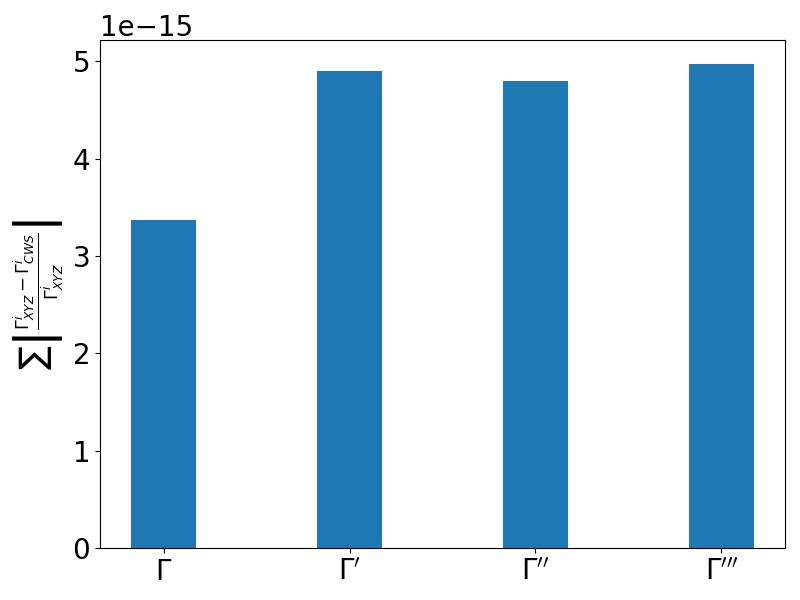

Here is the Python script that generated this plot:
'''
Compares gamma(), gammadash(), gammadashdash() and gammadashdash() of a CurveCWSFourier and a CurveXYZFourier

Both Curves have the same dimensions and positions.

'''


import matplotlib.pyplot as plt
import numpy as np
from numpy.core.fromnumeric import size
from simsopt.geo import CurveCWSFourier, SurfaceRZFourier, CurveXYZFourier


###################################################
###################################################
##################CurveCWSFourier##################
###################################################
###################################################

# CWS
s = SurfaceRZFourier.from_nphi_ntheta(150, 150, "full torus", 1)
R = s.get_rc(0, 0)
s.set_dofs([R, 1, 1])

# CWS CURVE
c_cws = CurveCWSFourier(s.mpol, s.ntor, s.x, 50, 0, s.nfp, s.stellsym)
c_cws.set_dofs([1, 0, 0, 0]) # [th_l, th_c0, phi_l, phi_c0]

###################################################
###################################################
##################CurveXYZFourier##################
###################################################
###################################################

c_xyz = CurveXYZFourier(50, 10)
c_xyz.set("xc(0)", R)
c_xyz.set("xc(1)", 1)
c_xyz.set("yc(0)", 0)
c_xyz.set("yc(1)", 0)
c_xyz.set("zs(1)", 1)

# Relative difference between the two curves using CurveXYZFourier for reference

gamma_diff =                np.abs(c_xyz.gamma() - c_cws.gamma())/                              np.abs(c_xyz.gamma() + 1e-14)
gammadash_diff =            np.abs(c_xyz.gammadash() - c_cws.gammadash()) /                     np.abs(c_xyz.gammadash() + 1e-14)
gammadashdash_diff =        np.abs(c_xyz.gammadashdash() - c_cws.gammadashdash()) /             np.abs(c_xyz.gammadashdash() + 1e-14)
gammadashdashdash_diff =    np.abs(c_xyz.gammadashdashdash() - c_cws.gammadashdashdash()) /     np.abs(c_xyz.gammadashdashdash() + 1e-14)

gamma_diff_sum = np.sum(gamma_diff)
gammadash_diff_sum = np.sum(gammadash_diff)
gammadashdash_diff_sum = np.sum(gammadashdash_diff)
gammadashdashdash_diff_sum = np.sum(gammadashdashdash_diff)

sum_diff_gammma = np.sum(gamma_diff_sum)
sum_diff_gammadash = np.sum(gammadash_diff_sum)
sum_diff_gammadashdash = np.sum(gammadashdash_diff_sum)
sum_diff_gammadashdashdash = np.sum(gammadashdashdash_diff_sum)

# bar plot of the differences
labels = [r"$\Gamma$", r"$\Gamma'$", r"$\Gamma''$", r"$\Gamma'''$"]
values = [sum_diff_gammma, sum_diff_gammadash, sum_diff_gammadashdash, sum_diff_gammadashdashdash]

x = np.arange(len(labels))  # the label locations
width = 0.35  # the width of the bars

fig, ax = plt.subplots(figsize=(8, 6))
rects1 = ax.bar(x, values, width, label=r'$\sum \left|\frac{\Gamma^i_{XYZ} - \Gamma^i_{CWS}}{\Gamma^i_{XYZ}}\right|$')
# Add some text for labels, title and custom x-axis tick labels, etc.
ax.set_ylabel(r'$\sum \left|\frac{\Gamma^i_{XYZ} - \Gamma^i_{CWS}}{\Gamma^i_{XYZ}}\right|$', size=18)
# ax.set_title(r"Comparison of $\Gamma$, $\Gamma'$, $\Gamma''$ and $\Gamma'''$ between CurveCWSFourier and CurveXYZFourier")
ax.set_xticks(x)
ax.set_xticklabels(labels, size=20)
ax.tick_params(axis='y', labelsize=20)
ax.yaxis.get_offset_text().set_fontsize(20)
# ax.legend()
fig.tight_layout()

plt.savefig("test_CurveCWSFourier_compare_XYZ.png")
plt.show()
